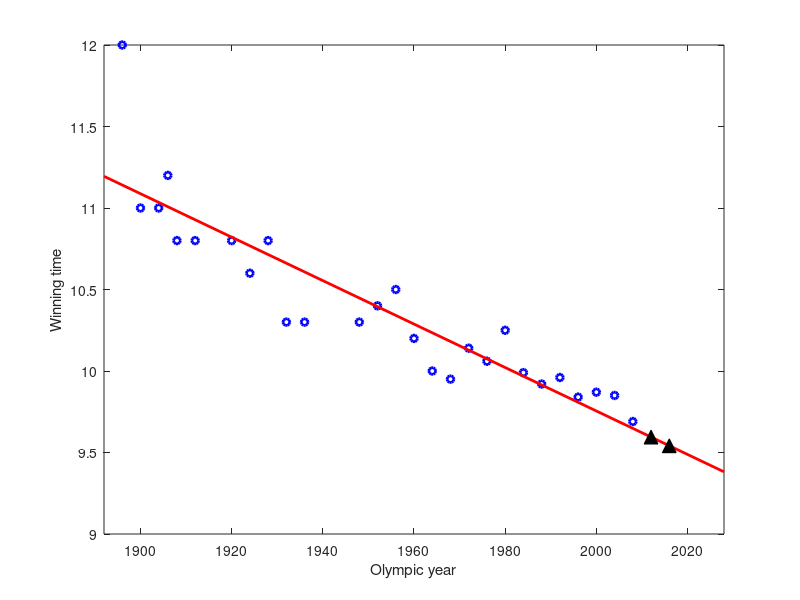

Reproduce this figure in MATLAB.
%% olymppred.m

% From A First Course in Machine Learning, Chapter 1.

% Simon Rogers, 31/10/11 [simon.rogers@glasgow.ac.uk]

% Revised by Sayyed Mohsen Vazirizade, Oct/10/2017 [smvazirizade@email.arizona.edu]

clc;clear all;close all;

%% Load Olympic data and fit linear model (see fitolympic.m)

%load ../data/olympics.mat
male100=load('olympic100m.txt')

x = male100(:,1); % Olympic years

t = male100(:,2); % Winning times

N = length(x); % 27

m_x = sum(x)/N;

m_t = sum(t)/N;

m_xt = sum(t.*x)/N;

m_xx = sum(x.*x)/N;

w_1 = (m_xt - m_x*m_t)/(m_xx - m_x^2);

w_0 = m_t - w_1*m_x;

figure(1);hold off

plot(x,t,'bo','markersize',5,'linewidth',2)

xplot = [min(x)-4 max(x)+20];

xlim(xplot);

hold on

plot(xplot,w_0+w_1*xplot,'r','linewidth',2)

xlabel('Olympic year');

ylabel('Winning time');



%% Make predictions at 2012 and 2016

xpred = [2012 2016]; % Add more values to this vector for more predictions

tpred = w_0 + w_1*xpred;



%% Display the predictions

for i = 1:length(xpred)

    fprintf('\n Predicted winning time in %g is: %g seconds',xpred(i),tpred(i));

end

%% Add predictions to the plot

plot(xpred,tpred,'k^','markersize',10,'markerfacecolor','k');